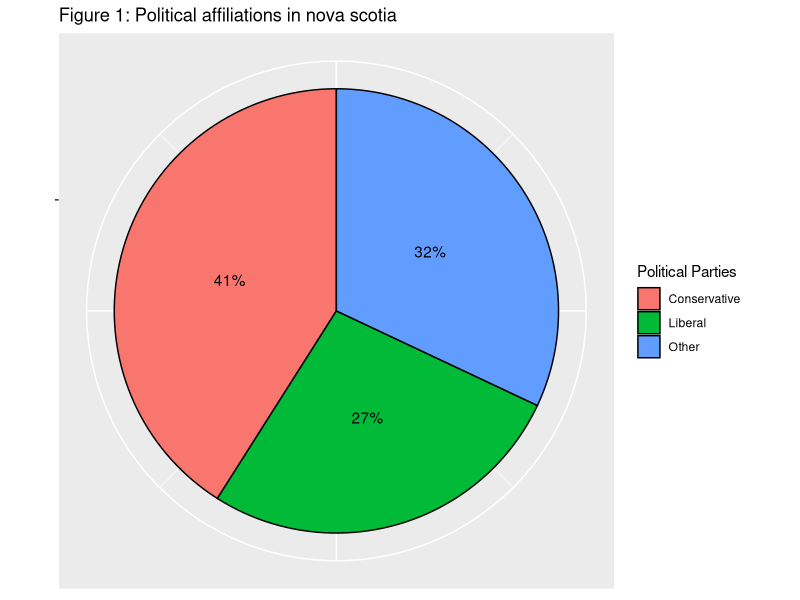
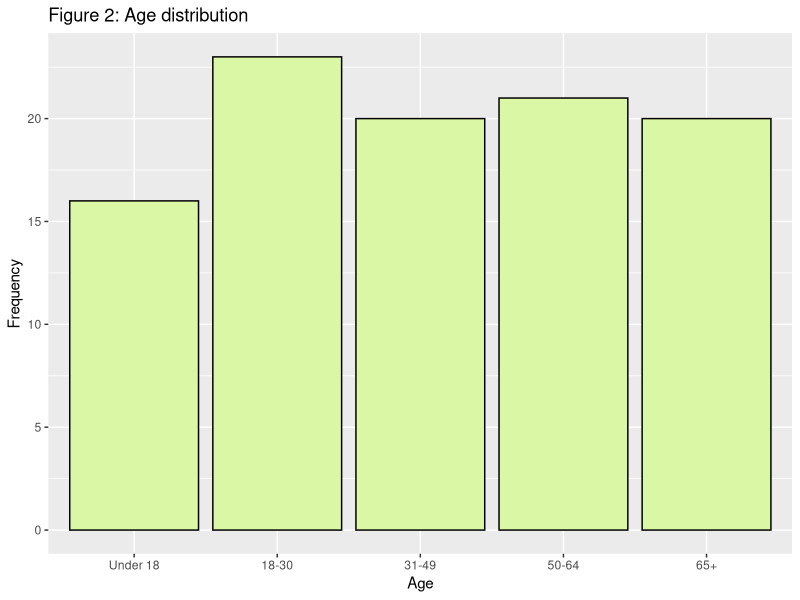
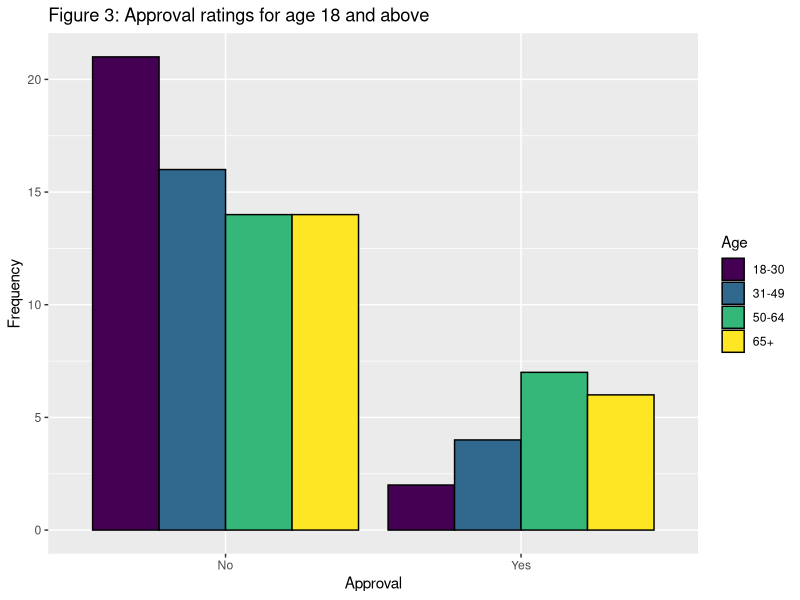
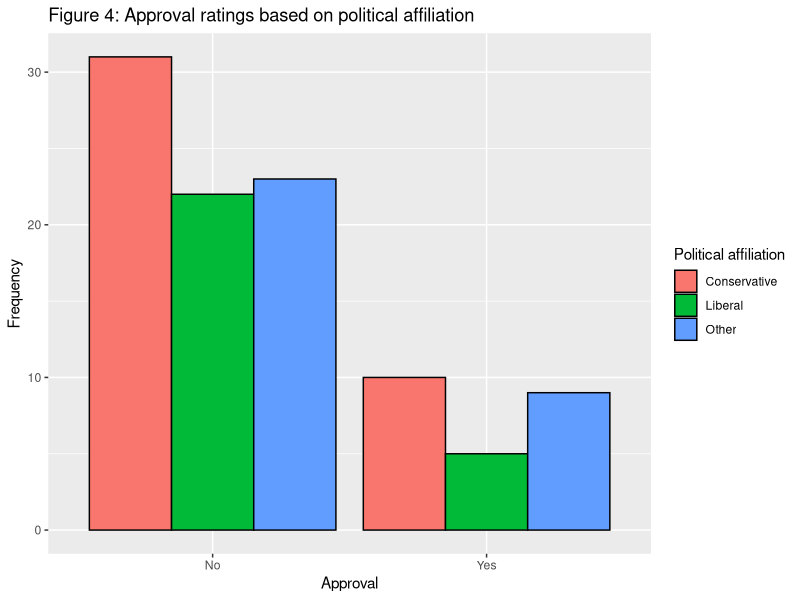
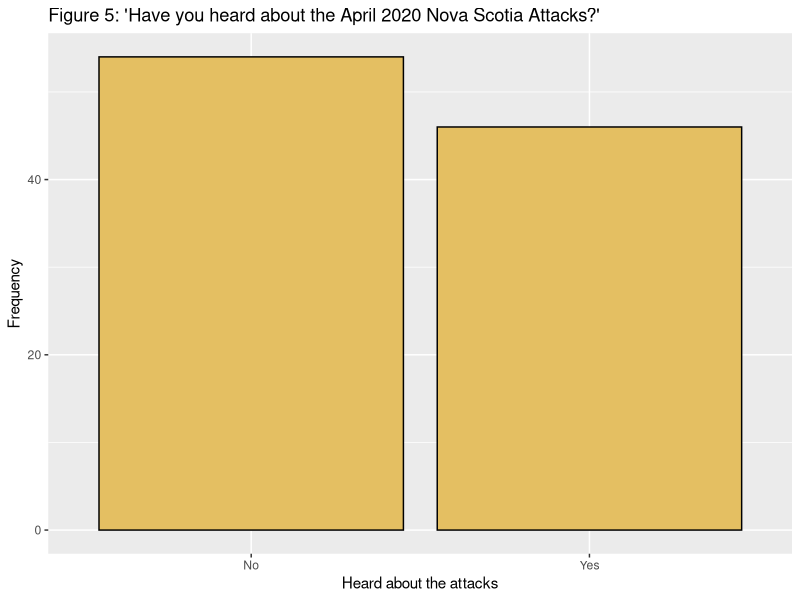

Write R code to recreate these figures, in order.
## ---- chunk 1
knitr::opts_chunk$set(echo = TRUE,fig.width = 12,fig.height = 4)
library(tidyverse)
## ---- chunk 2
# The code for this report can be found at 
# https://github.com/karhian/PC-Nova-Scotia/blob/main/survey-pc-ns.Rmd
## ---- chunk 3
#Data simulation
#"What is your political affiliation?"
Q1_answers <- c("Conservative", "Liberal", "Other")

#"How many people are in your household?"
Q2_answers <- c("1-5 People", "6-10 People", "More Than 10 People")

#"What is your age?"
Q3_answers <- c("Under 18", "18-30", "31-49", "50-64", "65+")

#" Have you heard of the Progressive Conservative Association of Nova Scotia?"
Q4_answers <- c("Yes", "No")

#"Do you approve of the Progressive Conservative Party of Nova Scotia's policies?"
Q5_answers <- c("Yes", "No")

#"How likely are you to vote for the Progressive Conservative Association of Nova Scotia?"
Q6_answers <- c("Yes, I will vote for them", "Undecided", "No, I will not vote for them")

#"Are you planning to vote in the next election?"
Q7_answers <- c("Yes", "No")

#"Have you heard about the April 2020 Nova Scotia Attacks?"
Q8_answers <- c("Yes", "No")

#creating table with simulated data using simple random samples
set.seed(7)
our_cluster_data <-
  tibble(row = c(1:500),
         Question_1 = sample(x = Q1_answers, size =500, replace = TRUE, prob = c(0.44, 0.31, 0.26) ),
         Question_2 = sample(x= Q2_answers, size = 500, replace = TRUE),
         Question_3 = sample(x = Q3_answers, size = 500, replace = TRUE),
         Question_4 = sample( x= Q4_answers, size= 500, replace = TRUE),
         Question_5 = sample(x = Q5_answers, size = 500, replace = TRUE,prob = c(0.22,0.78)),
         Question_6 = sample(x = Q6_answers, size = 500, replace = TRUE),
         Question_7 = sample(x = Q7_answers, size = 500, replace = TRUE),
         Question_8 = sample(x = Q8_answers, size = 500, replace = TRUE),)

#randomly choosing 100 entries within the previous table
set.seed(9)
final_sample_table <- 
  sample_n(our_cluster_data, 100, replace = FALSE)
head(final_sample_table)

## ---- chunk 4
#Pie chart of demographic

  final_sample_table  %>%
  group_by(Question_1) %>%
  summarise(number=n(),percentage=n()/nrow(final_sample_table))%>%   #get the frequency and percentage
  ggplot(aes(x="",y=number,fill=Question_1,)) + 
  geom_bar(stat="identity",colour="black") + 
  coord_polar("y", start=0) +  #make the graph into a pie
  theme(axis.text.x=element_blank(),
        axis.title =element_blank()) + 
  ggtitle("Figure 1: Political affiliations in nova scotia") + 
  labs(fill= "Political Parties")+ geom_text(aes(label=paste0(round(percentage*100),"%")),
                                             position = position_stack(vjust=0.5), fill )
## ---- chunk 5
# bar chart on age
final_sample_table$Question_3 <-
  factor(final_sample_table$Question_3,levels =c("Under 18", "18-30", "31-49", "50-64", "65+"),ordered = TRUE) #order the input so that the bar chart is in order

final_sample_table  %>%
ggplot(aes(Question_3)) + geom_bar(fill ="#DAF7A6",colour="black") + ggtitle("Figure 2: Age distribution")+
  labs(x="Age",y="Frequency") 

## ---- chunk 6
# Bar chart about approval ratings for ages 18 and above
final_sample_table  %>%
  filter(Question_3 >= "18-30") %>%  # only take those who are 18 and above
ggplot(aes(Question_5,fill=Question_3)) + geom_bar(position = "dodge",colour="black") + ggtitle("Figure 3: Approval ratings for age 18 and above") +
  labs(x="Approval",y="Frequency",fill = "Age") 
## ---- chunk 7
# Bar chart on appproval based on political affiliation
final_sample_table  %>%
ggplot(aes(Question_5,fill=Question_1)) + geom_bar(position = "dodge",colour="black") + ggtitle("Figure 4: Approval ratings based on political affiliation") + 
  labs(x="Approval",y="Frequency",fill = "Political affiliation") 
## ---- chunk 8
# bar chart on people who know about shooting
final_sample_table  %>%
ggplot(aes(Question_8)) + geom_bar(fill = "#e4bf62",colour="black") + ggtitle("Figure 5: 'Have you heard about the April 2020 Nova Scotia Attacks?'")+
  labs(x="Heard about the attacks",y="Frequency")
